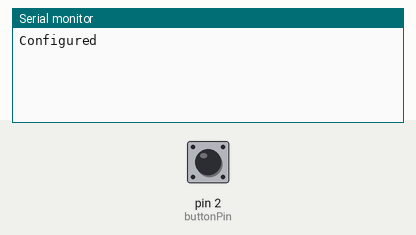
Bench run of a sketch on a simulated Arduino Uno, built with avr-gcc and run on an emulated ATmega328P. Shown: the last lines printed to the serial monitor. Wiring (inferred from the names in the program): MCP23017 port expander at I2C address 0x20. The test bench sets the inputs (shaded band); at power-on: pin 2 (buttonPin) HIGH.

Above: at 1.2 s.
1.3 s: pin 2 (buttonPin) pulled LOW for 0.15 s
At 2.06 s:
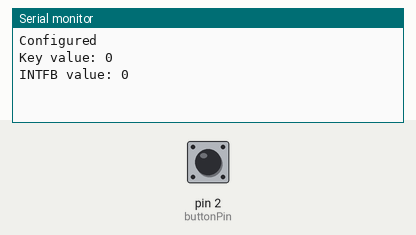
At 2.7 s:
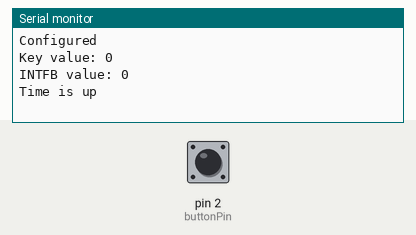

The sketch:

gombok_mcp23017.ino
```cpp
#include <Wire.h>

#define eport 0x20  // MCP23017 is on I2C port 0x20 B0100000 7 bit 0100A1A2A0
#define INTCAPA 0x08
#define INTCAPB 0x18

byte inputs=0;             // Variable to store the Byte in
volatile boolean keypressed;
unsigned long time = 0;

const int buttonPin = 2;  // the number of the pushbutton pin

void setup()
{
  Serial.begin(9600);
  Wire.begin();                // wake up I2C bus
  pinMode(buttonPin,    INPUT_PULLUP);
  expanderWrite(0x0B, B10000000); //IOCON, BANK1
                                  // valid command only if BANK = 0, which is true upon reset
                                  // set BANK = 1 if it had been 0 (nothing happens if BANK = 1 already)
  //expanderWrite(0x06, 0xff); //GPPUA
  expanderWrite(0x10, 2); //IODIRB
  expanderWrite(0x16, 0x2); //GPPUB pull-up on bits 7-1
  //expanderWrite(0x01, 0xff); //IPOLA
  expanderWrite(0x11, 0x2); //IPOLB
  //expanderWrite(0x02, 0xff); //GPINTENA
  expanderWrite(0x12, 0x2); //GPINTENB
  expanderWrite(0x13, 0x0); //DEFVALB
  expanderWrite(0x14, 0x2); //INTCONB
  expanderWrite(0x19, 1);   //GPIOB high

  keypressed=false;

  // read from interrupt capture ports to clear them
  expanderRead(INTCAPB); //INTCAPA

  //attachInterrupt(0, keypress, FALLING);
  attachInterrupt(digitalPinToInterrupt(buttonPin), keypress, FALLING);
    Serial.println("Configured");
}

void loop()
{

    if(keypressed)
    {
        handleKeypress();
    }

  // turn LED off after 500 ms
 if (millis() > (time + 500) && time != 0)
   {
     Serial.print("Time is up");
     Serial.println();
     expanderWrite(0x19, 0);   //GPIOB LOW
      time = 0;
   }  // end if time up

}   //-----------------------Endloop

void keypress() //interrupt handler
{
    keypressed = true;
}

// set register "reg" on expander to "data"
// for example, IO direction
void expanderWrite(const byte reg, const byte data )
{
  Wire.beginTransmission(eport);
  Wire.write (reg);
  Wire.write (data);  // port A
  Wire.endTransmission ();
} // end of expanderWrite

// read a byte from the expander
unsigned int expanderRead(const byte reg)
{
  Wire.beginTransmission (eport);
  Wire.write (reg);
  Wire.endTransmission ();
  Wire.requestFrom (eport, 1);
  return Wire.read();
} // end of expanderRead

void handleKeypress()
{
  unsigned int keyValue = 0;
  expanderWrite(0x19, 1);   //GPIOB High
  delay(450); // de-bounce before we re-enable interrupts
  keypressed = false;

  unsigned int tmp = expanderRead(0x17);
  keyValue= expanderRead(INTCAPB);

  if(keyValue==192) keyValue= 5;
  if(keyValue==8) keyValue= 4;
  if(keyValue==32) keyValue= 3;
  Serial.print("Key value: ");
  Serial.print(keyValue);
  Serial.println();
  Serial.print("INTFB value: ");
  Serial.print(tmp);
  Serial.println();
  time = millis();  // remember when
  // read from interrupt capture ports to clear them
  expanderRead(INTCAPB); //INTCAPA
}
```

Measured:
- after the input at 1.3 s, the serial monitor: prints a new line after 0.45 s (image 1)
